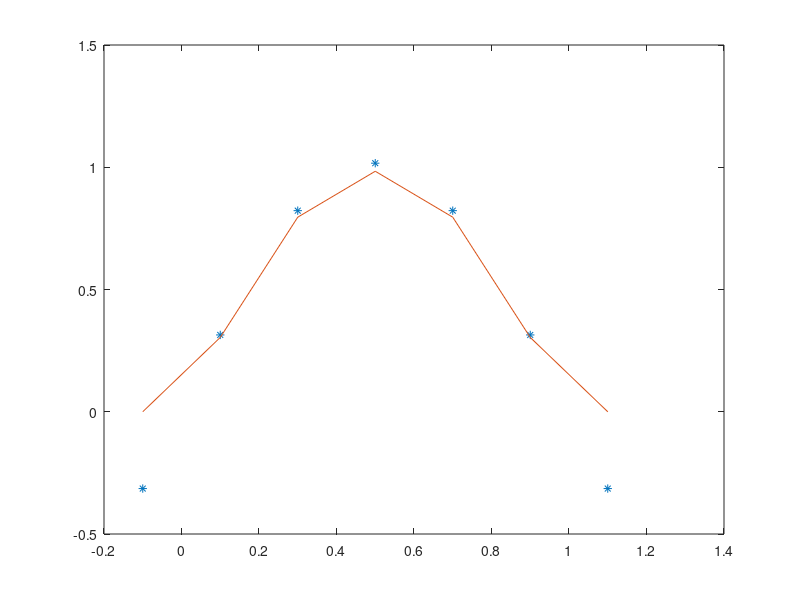

Here is the MATLAB script that generated this plot:
clear all
close all

N = 5;
xc = linspace(-0.5/N,1+0.5/N,N+2)
ue = zeros(N+2,1);
ve = zeros(N+2,1);
for i = 2:N+1
xr = xc(i)+0.5/N;
xl = xc(i)-0.5/N;
f(i) = N*pi*(cos(pi*xr)-cos(pi*xl));
ue(i) = (N/pi)*(-cos(pi*xr)+cos(pi*xl));
g(i) = (N)*(pi^3/4)*(xr^2/2-xr^3/3-xl^2/2+xl^3/3);
ve (i) = (N)*(-pi^3/48)*(xr^5/5-2*xr^4/4+xr^2/2-xl^5/5+2*xl^4/4-xl^2/2);
end
A = zeros(N+2,N+2);

for i = 2:N+1
    for j = 2:N+1
        if(i-j==1 || j-i==1)
            A(i,j) = 1;
        elseif(i==j)
            A(i,j)=-2;
        else A(i,j)=0;
        end
            
    end
end
A(2,1) = 1;
A(N+1,N+2) = 1;
A(1,1) = 1;
A(1,2) = 1;
A(N+2,N+1)=1;
A(N+2,N+2)=1;

b = [0; (1/N^2)*f(2:N+1)';0];
c = [0; (1/N^2)*g(2:N+1)';0];
u=A\b
v = A\c
plot(xc,u,'*',xc,ue)
u(1) = NaN;
u(N+2) = NaN;
ue(1) = NaN;
ue(N+2) = NaN;
v(1) = NaN;
v(N+2) = NaN;
ve(1) = NaN;
ve(N+2) = NaN;

[max(abs(ue-u)) max(abs(ve-v))]

J1 = 0;
J2 = 0;
for i = 2:N+1
   J1 = J1+ u(i)*g(i)/N;
   J2 = J2+ v(i)*f(i)/N;
end

[J1 J2]